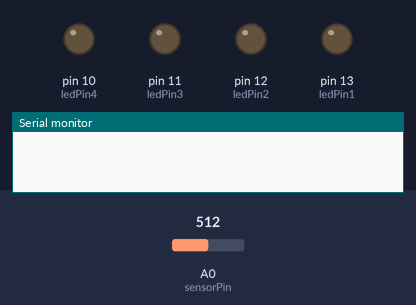
This sketch was run on a simulated Arduino Uno, built with avr-gcc and run on an emulated ATmega328P. Parts: output pins drawn as LEDs (lit = HIGH), the last lines printed to the serial monitor. The test bench sets the inputs (shaded band); at power-on: A0 (sensorPin) = 512.

Above: at 0.1 s.
At 1.1 s:
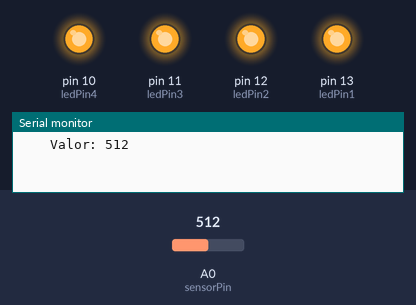
Timing chart, 0 to 2.6 s (numbered marks = the images above):
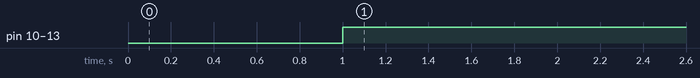

Measured:
- by itself, pin 10 (ledPin4), pin 11 (ledPin3), pin 12 (ledPin2), pin 13 (ledPin1): LOW → HIGH at 1.0 s

The sketch:

Projeto.ino
```cpp
#define sensorPin A0                       // define entrada analógica A0

int sensorValue = 0;                       // variável inteiro igual a zero
int ledPin1 = 13;                          // LED conectado a porta 13
int ledPin2 = 12;                          // LED conectado a porta 12
int ledPin3 = 11;                          // LED conectado a porta 11
int ledPin4 = 10;                          // LED conectado a porta 10

void setup()
{
  pinMode(ledPin1, OUTPUT);
  pinMode(ledPin2, OUTPUT);
  pinMode(ledPin3, OUTPUT);
  pinMode(ledPin4, OUTPUT);
  Serial.begin(9600);                      // monitor serial - velocidade 9600 Bps
  delay(1000);                             // atraso de 1000 milisegundo
}

void loop()
{
  sensorValue = analogRead(sensorPin);     // leitura da entrada analógica A0

  if (sensorValue > 281)                   // condição para acender o LED
  digitalWrite(ledPin1, HIGH);
  else                                     // condição para não acender o LED
  digitalWrite(ledPin1, LOW);

  if (sensorValue > 283)                   // condição para acender o LED
  digitalWrite(ledPin2, HIGH);
  else                                     // condição para não acender o LED
  digitalWrite(ledPin2, LOW);

  if (sensorValue > 285)                   // condição para acender o LED
  digitalWrite(ledPin3, HIGH);
  else                                     // condição para não acender o LED
  digitalWrite(ledPin3, LOW);

  if (sensorValue > 287)                   // condição para acender o LED
  digitalWrite(ledPin4, HIGH);
  else                                     // condição para não acender o LED
  digitalWrite(ledPin4, LOW);

  Serial.print("    Valor: ");             // imprime no monitor serial
  Serial.println(sensorValue);             // imprime o valor para controle e calibração
  delay(100);                              // atraso de 1000 milisegundos
}
```
